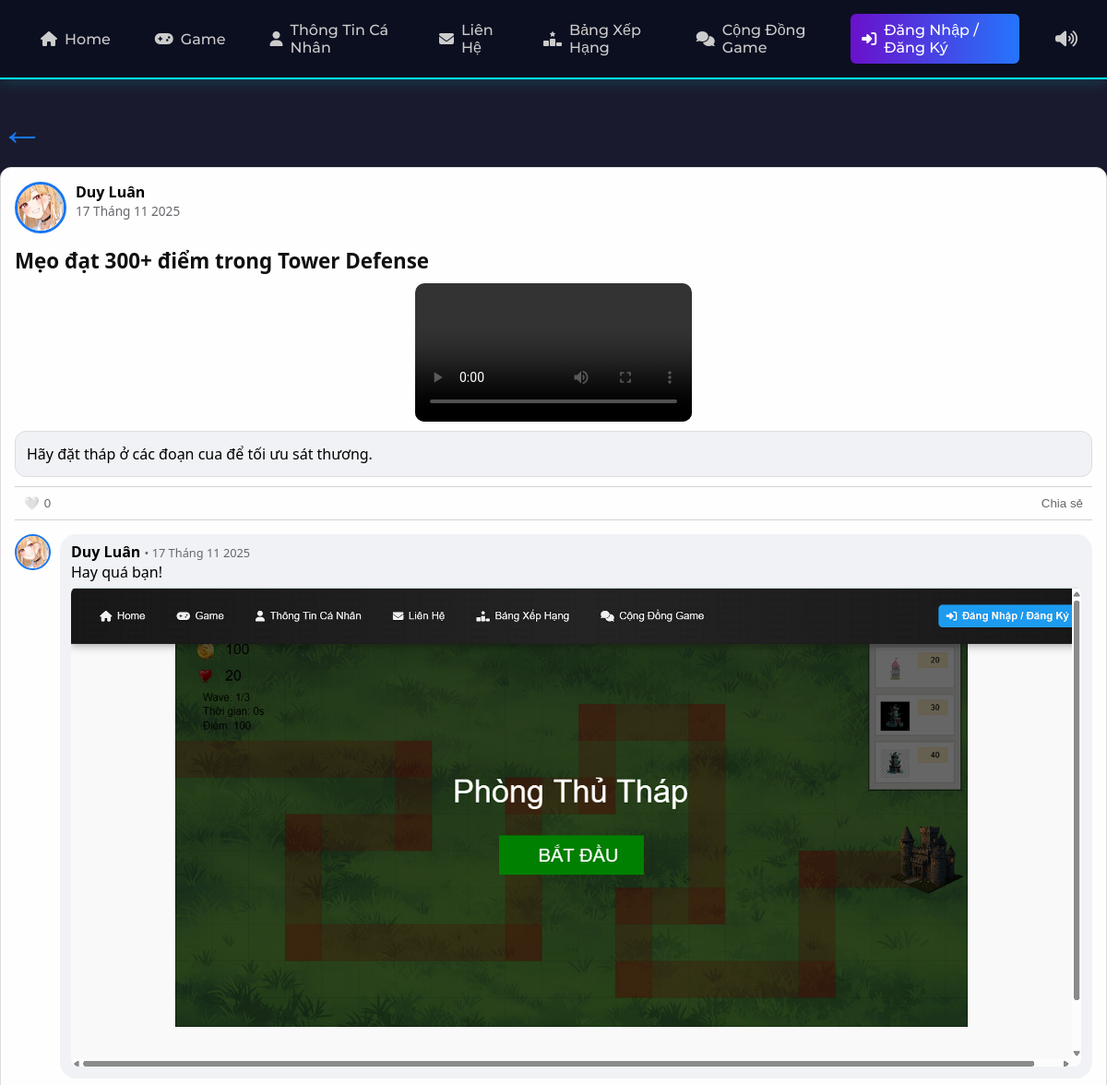
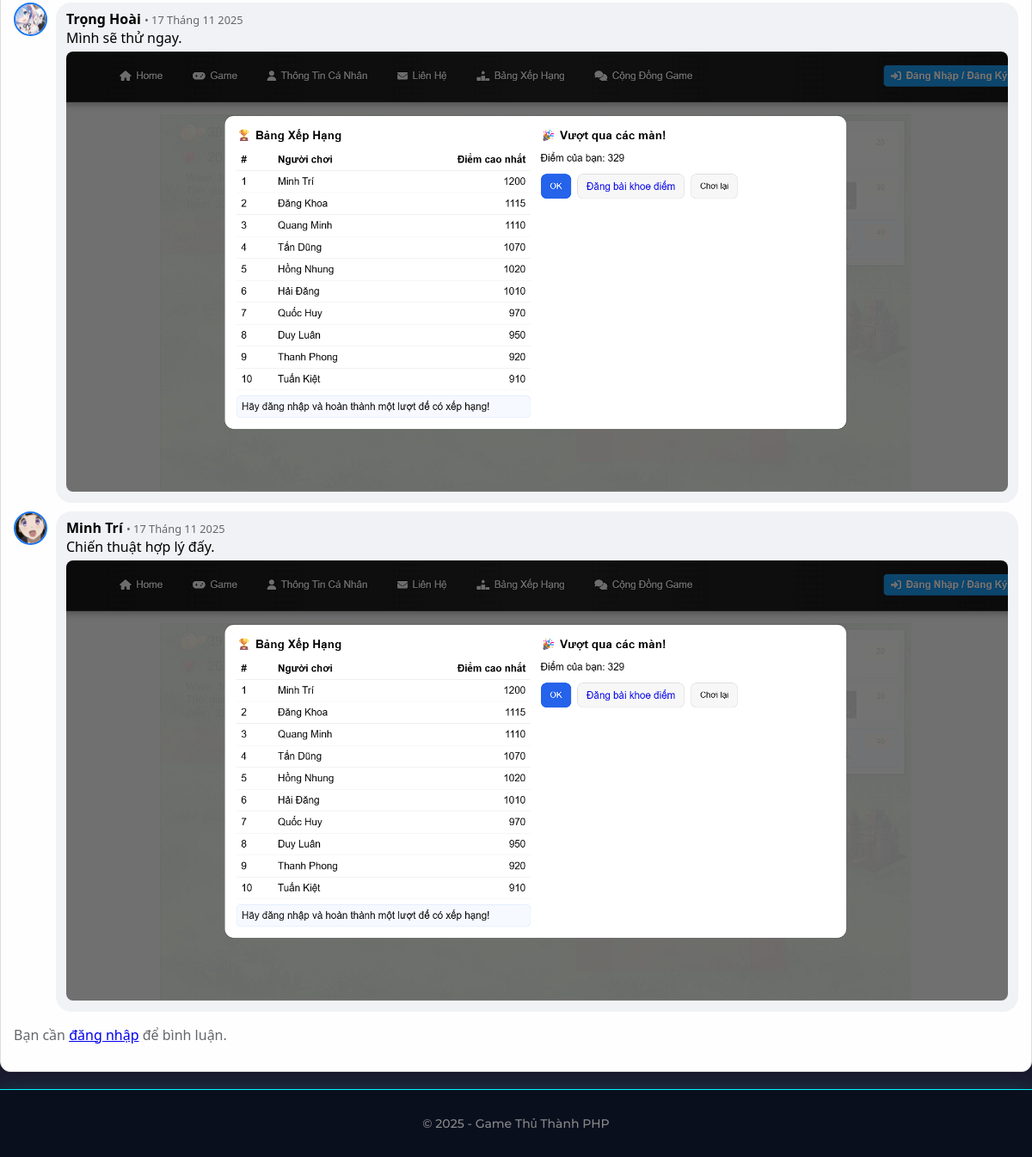
Page /forum_view.php?id=1 on the committed database (2 pictures, top to bottom).
### tables this page shows
CREATE TABLE IF NOT EXISTS posts (
  id INT AUTO_INCREMENT PRIMARY KEY,
  user_id INT NOT NULL,
  title VARCHAR(200) NOT NULL,
  content TEXT,
  screenshot_url VARCHAR(255),
  featured TINYINT(1) NOT NULL DEFAULT 0,
  created_at TIMESTAMP DEFAULT CURRENT_TIMESTAMP,
  FOREIGN KEY (user_id) REFERENCES users(id) ON DELETE CASCADE
);

CREATE TABLE IF NOT EXISTS users (
  id INT AUTO_INCREMENT PRIMARY KEY,
  name VARCHAR(100),
  email VARCHAR(100) UNIQUE,
  password VARCHAR(255),
  avatar VARCHAR(255) DEFAULT 'uploads/avatar/default.png',
  secret_code VARCHAR(255) NOT NULL,
  bio VARCHAR(255) NULL DEFAULT NULL,
  created_at DATETIME DEFAULT CURRENT_TIMESTAMP,
  last_activity DATETIME NULL,
  role VARCHAR(20) NOT NULL DEFAULT 'user',
  last_login DATETIME NULL,
  is_locked TINYINT(1) NOT NULL DEFAULT 0
);

CREATE TABLE IF NOT EXISTS post_files (
  id INT AUTO_INCREMENT PRIMARY KEY,
  post_id INT NOT NULL,
  file_path VARCHAR(255),
  file_type VARCHAR(20),
  created_at TIMESTAMP DEFAULT CURRENT_TIMESTAMP,
  FOREIGN KEY (post_id) REFERENCES posts(id) ON DELETE CASCADE
);

CREATE TABLE IF NOT EXISTS comments (
  id INT AUTO_INCREMENT PRIMARY KEY,
  post_id INT NOT NULL,
  user_id INT NOT NULL,
  content TEXT NOT NULL,
  created_at TIMESTAMP DEFAULT CURRENT_TIMESTAMP,
  FOREIGN KEY (post_id) REFERENCES posts(id) ON DELETE CASCADE,
  FOREIGN KEY (user_id) REFERENCES users(id) ON DELETE CASCADE
);

CREATE TABLE IF NOT EXISTS comment_images (
  id INT AUTO_INCREMENT PRIMARY KEY,
  comment_id INT NOT NULL,
  image_path VARCHAR(255) NOT NULL,
  created_at TIMESTAMP DEFAULT CURRENT_TIMESTAMP,
  FOREIGN KEY (comment_id) REFERENCES comments(id) ON DELETE CASCADE
);

### forum_view.php (the view, shortened to what this page needs)
<?php
require_once 'db/connect.php';
function formatDateVN($datetime) {
    $date = new DateTime($datetime);
    $monthNames = [
        1 => 'Tháng 1', 2 => 'Tháng 2', 3 => 'Tháng 3', 4 => 'Tháng 4',
        5 => 'Tháng 5', 6 => 'Tháng 6', 7 => 'Tháng 7', 8 => 'Tháng 8',
        9 => 'Tháng 9', 10 => 'Tháng 10', 11 => 'Tháng 11', 12 => 'Tháng 12'
    ];
    return $date->format('d') . ' ' . $monthNames[(int)$date->format('m')] . ' ' . $date->format('Y');
}
$post_id = (int)($_GET['id'] ?? 0);
$sql = "SELECT p.*, u.name AS author, u.avatar AS author_avatar FROM posts p
        JOIN users u ON u.id = p.user_id WHERE p.id = ?";
$stmt = $conn->prepare($sql);
$stmt->bind_param("i", $post_id);
$stmt->execute();
$post = $stmt->get_result()->fetch_assoc();
$resLike = $conn->query("SELECT COUNT(*) AS total FROM post_likes WHERE post_id = $post_id");
$totalLikes = $resLike->fetch_assoc()['total'] ?? 0;
$userLiked = false;
include 'includes/header.php';
$sqlC = "SELECT c.*, u.name AS author, u.avatar AS author_avatar
         FROM comments c JOIN users u ON u.id = c.user_id
         WHERE c.post_id = ? ORDER BY c.created_at ASC";
$stmtC2 = $conn->prepare($sqlC);
$stmtC2->bind_param("i", $post_id);
$stmtC2->execute();
$comments = $stmtC2->get_result();
?>
        <div class="fb-post-container">
            <div style="margin-bottom:10px;">
            <a href="javascript:history.back()"
              style="display:inline-block; font-size:3em; text-decoration:none; color:#1877f2;">
              ←
            </a>
        </div>
    <div class="fb-post">
        <div class="fb-post-header">
            <a href="user_profile.php?id=<?= $post['user_id'] ?>">
                <img class="avatar" src="<?= htmlspecialchars($post['author_avatar'] ?? 'uploads/default.png') ?>" alt="Avatar">
            </a>
            <div class="info">
                <div class="author">
                    <a href="user_profile.php?id=<?= $post['user_id'] ?>"
                    style="color:black; font-weight:bold; text-decoration:none;">
                    <?= htmlspecialchars($post['author']) ?>
                    </a>
                </div>
                <div class="time"><?= formatDateVN($post['created_at']) ?></div>
            </div>
        </div>
        <div class="post-title"><?= htmlspecialchars($post['title']) ?></div>
        <div class="fb-post-media">
            <?php
            $files = $conn->query("SELECT * FROM post_files WHERE post_id = $post_id");
            while ($f = $files->fetch_assoc()):
                if ($f['file_type'] === 'image'): ?>
                    <img src="<?= $f['file_path'] ?>" alt="Post image">
                <?php else: ?>
                    <video controls>
                        <source src="<?= $f['file_path'] ?>" type="video/mp4">
                    </video>
            <?php endif; endwhile; ?>
        </div>
        <?php if (trim($post['content']) !== ''): ?>
            <div class="fb-post-content">
                <?= nl2br(htmlspecialchars($post['content'])) ?>
            </div>
        <?php endif; ?>
        <div class="fb-post-actions">
            <button id="likeBtn"><?= $userLiked ? "❤️" : "🤍" ?> <span id="likeCount"><?= $totalLikes ?></span></button>
            <button id="shareBtn">Chia sẻ</button>
        </div>
        <div class="fb-comments">
            <?php while ($c = $comments->fetch_assoc()): ?>
                <div class="fb-comment">
                    <a href="user_profile.php?id=<?= $c['user_id'] ?>">
                        <img class="avatar" src="<?= $c['author_avatar'] ?: 'uploads/default.png' ?>" alt="Avatar">
                    </a>
                    <div class="content">
                        <strong>
                            <a href="user_profile.php?id=<?= $c['user_id'] ?>"
                            style="color:black; text-decoration:none;">
                            <?= htmlspecialchars($c['author']) ?>
                            </a>
                        </strong>
                        <span style="font-size:0.8em; color:#65676b;"> • <?= formatDateVN($c['created_at']) ?></span>
                        <p><?= htmlspecialchars($c['content']) ?></p>
                        <?php
                        $cid = $c['id'];
                        $img = $conn->query("SELECT image_path FROM comment_images WHERE comment_id = $cid")->fetch_assoc();
                        if (!empty($img['image_path'])): ?>
                            <img src="<?= $img['image_path'] ?>" style="max-width:100%; margin-top:5px; border-radius:8px;">
                        <?php endif; ?>
                    </div>
                </div>
            <?php endwhile; ?>
            <?php if (isset($_SESSION['user'])): ?>
    <form class="fb-comment-form" method="post" enctype="multipart/form-data">
        <img class="avatar" src="<?= htmlspecialchars($_SESSION['user']['avatar'] ?? 'uploads/avatar/default.png') ?>" alt="Avatar">
        <div class="input-container">
            <textarea name="content" rows="2" placeholder="Viết bình luận..."></textarea>
            <div class="controls">
                <input type="file" name="comment_image" accept="image/*">
                <button type="submit" name="comment">Gửi</button>
            </div>
        </div>
    </form>
<?php else: ?>
    <p style="color:#65676b;">Bạn cần <a href="auth.php">đăng nhập</a> để bình luận.</p>
<?php endif; ?>
        </div>
    </div>
    </div>
<?php include 'includes/footer.php'; ?>

### assets/css/base.css (style rules this page uses)
body { font-family: Arial, sans-serif; background: #f9f9f9; margin: 0; padding: 0; display: grid; grid-template-rows: auto 1fr auto; min-height: 100vh; }
html, body { height: 100%; margin: 0; }

### assets/css/forum_view.css (style rules this page uses)
.fb-post-container { width:1200px; max-width: 1200px; min-width: 1200px; margin: 20px auto; font-family: 'Segoe UI', Tahoma, Geneva, Verdana, sans-serif; box-sizing: border-box; }
.fb-post { border: 1px solid #ddd; border-radius: 12px; background: #fefefe; padding: 15px; box-shadow: 0 1px 3px rgba(0,0,0,0.1); }
.fb-post-header { display: flex; align-items: flex-start; gap: 10px; margin-bottom: 10px; }
.fb-post-header img.avatar { width: 50px; height: 50px; border-radius: 50%; border: 3px solid #1877f2; object-fit: cover; }
.fb-post-header .info { display: flex; flex-direction: column; justify-content: flex-start; }
.fb-post-header .author { font-weight: 600; font-size: 1em; margin: 0; }
.fb-post-header .time { font-size: 0.85em; color: #65676b; padding: 0; }
.fb-post-header .topic-badge, .post-title { font-size: 1.4em; font-weight: 700; margin-top: 8px; margin-bottom: 10px; color: #111; line-height: 1.3; }
.fb-post-content { margin: 10px 0; line-height: 1.5; border: 1px solid #ddd; padding: 12px; border-radius: 12px; background-color: #f0f2f5; }
.fb-post-media img, .fb-post-media video { display: block; margin: 10px auto; max-width: 100%; border-radius: 10px; }
.fb-post-actions { display: flex; justify-content: space-between; margin-top: 10px; border-top: 1px solid lightgray; border-bottom: 1px solid lightgray; padding-top: 5px; padding-bottom: 5px; }
.fb-post-actions button, .fb-post-actions a { background: none; border: none; color: #65676b; cursor: pointer; font-weight: 500; display: flex; align-items: center; gap: 5px; padding: 5px 10px; border-radius: 8px; transition: background 0.2s; text-decoration: none; }
.fb-comments { margin-top: 15px; }
.fb-comment { display: flex; gap: 10px; margin-bottom: 10px; }
.fb-comment img.avatar { width: 35px; height: 35px; border-radius: 50%; border: 2px solid #1877f2; object-fit: cover; }
.fb-comment .content { background: #f0f2f5; padding: 8px 12px; border-radius: 18px; width: 100%; position: relative; }
.fb-comment .content p { margin: 0; }

### includes/navbar.php (style rules this page uses)
body { background: #1a1a2e; margin: 0; padding: 0; }

### rows in the picture
posts: user.avatar (picture), user.name "Duy Luân", created_at "17 Tháng 11 2025", title "Mẹo đạt 300+ điểm trong Tower Defense", content "Hãy đặt tháp ở các đoạn cua để tối ưu sát thương."
comments: user.avatar (picture), user.name "Duy Luân", created_at "17 Tháng 11 2025", content "Hay quá bạn!", comment_images.image_path (picture)
comments: user.avatar (picture), user.name "Trọng Hoài", created_at "17 Tháng 11 2025", content "Mình sẽ thử ngay.", comment_images.image_path (picture)
comments: user.avatar (picture), user.name "Minh Trí", created_at "17 Tháng 11 2025", content "Chiến thuật hợp lý đấy.", comment_images.image_path (picture)

### other values in the picture
$totalLikes "0"
